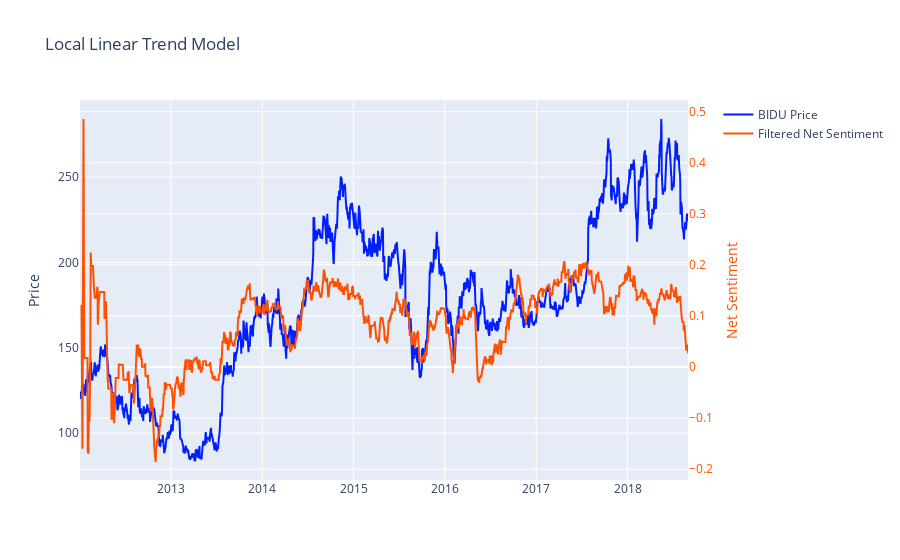

The cell this chart's notebook holds for it:
### Code cell
trace1 = go.Scatter(
    x=sentiment_price_data.index,
    y=sentiment_price_data.BIDU,
    mode="lines",
    name='BIDU Price',
    line = dict(color = ('rgb(0, 30, 255)'))
)

trace2 = go.Scatter(
    x=sentiment_price_data.index,
    y=sentiment_price_data.netf,
    mode="lines",
    name='Filtered Net Sentiment',
    line = dict(color = ('rgb(255, 80, 0)')),
    yaxis='y2'

)

data = [trace1, trace2]
layout = go.Layout(
    title=model_criterion,
    yaxis=dict(
        title='Price'
    ),
    yaxis2=dict(
        title='Net Sentiment',
        titlefont=dict(
            color='rgb(255, 80, 0)'
        ),
        tickfont=dict(
            color='rgb(255, 80, 0)'
        ),
        overlaying='y',
        side='right'
    ),
   legend= go.layout.Legend(
     x= 1.05,
    y= 1,
    )
)
fig = go.Figure(data=data, layout=layout)
iplot(fig, filename=model_criterion)

### Figure 1 — Plotly figure (JSON) as saved in the notebook; plotly's stock layout.template omitted (floating-point values rounded to 4 significant figures; data arrays with more than 128 entries replaced by an {"elided": "..."} marker saying what was removed)
{"data": [{"line": {"color": "rgb(0, 30, 255)"}, "mode": "lines", "name": "BIDU Price", "type": "scatter", "x": {"elided": "1678 str values"}, "y": {"elided": "1678 float values"}}, {"line": {"color": "rgb(255, 80, 0)"}, "mode": "lines", "name": "Filtered Net Sentiment", "type": "scatter", "x": {"elided": "1678 str values"}, "y": {"elided": "1678 float values"}, "yaxis": "y2"}], "layout": {"legend": {"x": 1.05, "y": 1}, "title": {"text": "Local Linear Trend Model"}, "yaxis": {"title": {"text": "Price"}}, "yaxis2": {"overlaying": "y", "side": "right", "tickfont": {"color": "rgb(255, 80, 0)"}, "title": {"font": {"color": "rgb(255, 80, 0)"}, "text": "Net Sentiment"}}}}
